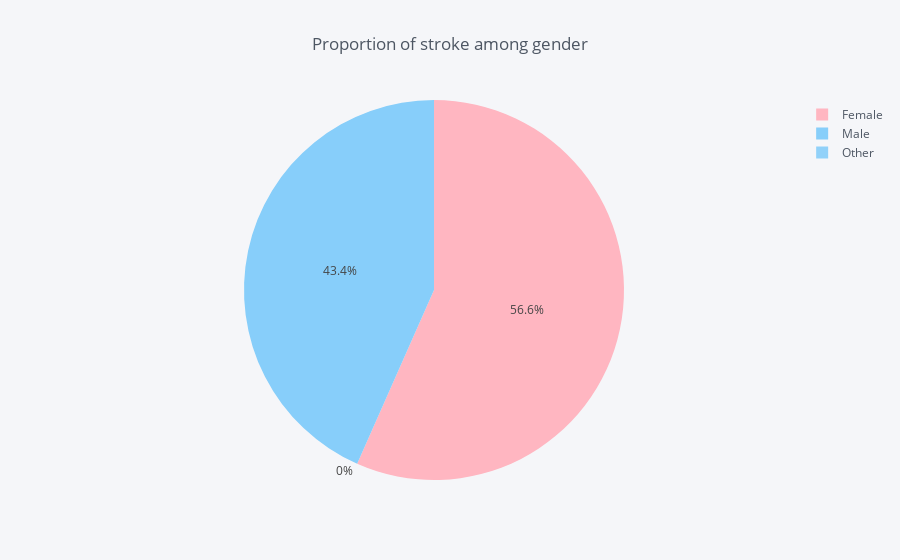

The code cell stored with this chart in its notebook:
### Code cell
gender = df.groupby(df['gender'])['stroke'].sum()
data_gender = pd.DataFrame({'labels':gender.index,'values':gender.values})
colors = ['lightpink','lightskyblue']
data_gender.iplot(kind='pie',labels='labels',values='values',title='Proportion of stroke among gender',colors=colors)

### Figure 1 — Plotly figure (JSON) as saved in the notebook; plotly's stock layout.template omitted (floating-point values rounded to 4 significant figures)
{"data": [{"labels": ["Female", "Male", "Other"], "marker": {"colors": ["rgba(255, 182, 193, 1.0)", "rgba(135, 206, 250, 1.0)", "rgba(135, 206, 250, 0.8999999999999999)"]}, "name": "", "type": "pie", "values": [141, 108, 0]}], "layout": {"legend": {"bgcolor": "#F5F6F9", "font": {"color": "#4D5663"}}, "paper_bgcolor": "#F5F6F9", "plot_bgcolor": "#F5F6F9", "title": "Proportion of stroke among gender", "titlefont": {"color": "#4D5663"}}}
